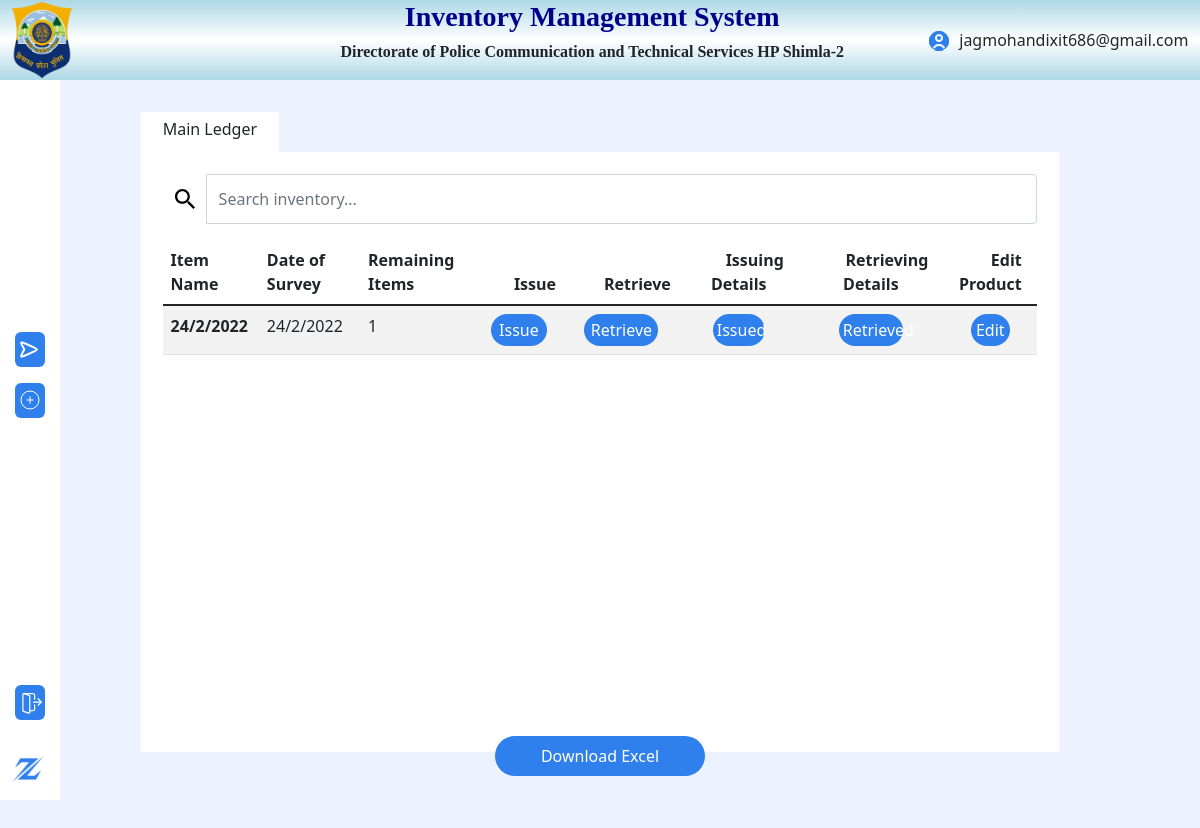
The page /mainledger (signed in) on the database as committed earlier.
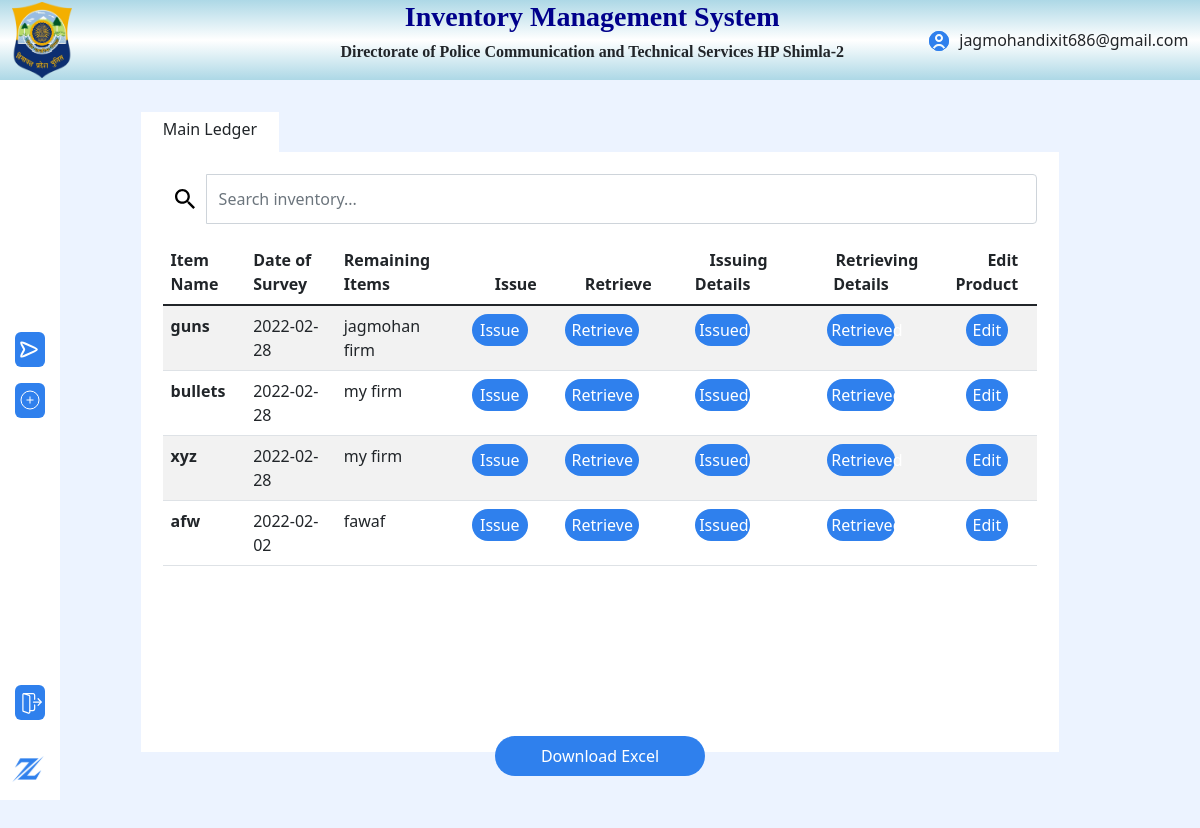
The same page on the database as committed later.
### tables this page shows
CREATE TABLE inventory 
    (
    productId INTEGER PRIMARY KEY AUTOINCREMENT,
    issuedfrom STRING, 
    productname STRING, 
    date STRING, 
    dateofsurvey STRING, 
    billno STRING, 
    nameoffirm STRING, 
    itemno STRING, 
    quantity STRING, 
    rateperitem STRING, 
    totalamount STRING, 
    crvno STRING UNIQUE);

### Inventory/__init__.py (the view, shortened to what this page needs)
@app.route('/mainledger', methods=["POST","GET"])
def mainledger():
    if session.get('login'):
        form = SearchForm()
        con = sql.connect("database.db")
        cur = con.cursor()
        try:
            data = cur.execute("SELECT * FROM inventory")
            data = list(data)
        except:
            data = []
        con.commit()
        con.close()
        return render_template("main-ledger.html", form=form, data=data, error = "")
    return redirect(url_for('login'))

### Inventory/forms.py
class SearchForm(FlaskForm):
    search = StringField("search",  render_kw={"placeholder":"Search inventory..."})

### Inventory/templates/main-ledger.html (shortened to what this page needs)
{% extends 'base.html'%}
{% block content %}
<div class="d-flex flex-start  mb-0 content-outer">
  <div class="current-tab-name text-center">
    <h6 class="mt-2">Main Ledger</h6>
  </div>
</div>
<div class="current-inner mt-0 mb-3">
  <div class="d-flex flex-column justify-content-between ">
    <form action="{{url_for('mainledger')}}" method="POST">
      <div class="d-flex justify-content-start inputs">
        <div class="input-group mb-3 ">
          <span class="input-group-text" style="background: #ffffff;border:none" id="basic-addon1"><img
              src="{{url_for('static', filename='img/icons/search-icon.svg')}}" /></span>
              {{form.search(class="form-control")}}
        </div>
      </div>
    </form>
{% if data %}
    <div class="table-div">
      <table class="table table-striped table-hover">
        <thead>
          <tr>
            <th scope="col">Item Name</th>
            <th scope="col">Date of Survey</th>
            <th scope="col">Remaining Items</th>
            <th scope="col"><span class="p-3"></span>Issue</th>
            <th scope="col"><span class="p-3"></span>Retrieve</th>
            <th class="text-center" scope="col"><span class="p-3" ></span>Issuing Details</th>
            <th class="text-center" scope="col"><span class="p-3" ></span>Retrieving Details</th>
            <th class="text-center" scope="col"><span class="p-3" ></span>Edit Product</th>
          </tr>
        </thead>
          <tbody class="table-body">
        {% for item in data%}
          <tr>
            <th scope="row">{{item[2]}}</th>
            <td>{{item[3]}}</td>
            <td>{{item[6]}}</td>
            <td class="text-center">
              <form action="{{url_for('issueing')}}" method="POST">
                  <button type="submit" class="p-1 w-75">Issue</button>
              </form>
            </td>
              <td class="text-center">
                <form action="{{url_for('issueing')}}" method="POST">
                    <button type="submit" class="p-1 w-75">Retrieve</button>
                </form>
              </td>
              <td class="text-center">
                  <form method="POST" action="{{url_for('issueing')}}">
                    <button type="submit" class="p-1 w-50">Issued</button>
                </form>
              </td>
              <td class="text-center">
                  <form method="POST" action="{{url_for('issueing')}}">
                    <button type="submit" class="p-1 w-50">Retrieved</button>
                </form>
              </td>
              <td class="text-center">
                  <form method="POST" action="{{url_for('issueing')}}">
                    <button type="submit" class="p-1 w-50">Edit</button>
                </form>
              </td>
          </tr>
        {% endfor %}
          </tbody>
      </table>
    </div>
      <div>
    <form method="POST" action="{{url_for('download')}}" style="margin: 1rem; margin-bottom: 5rem; display: flex;justify-content: center;">
      <button type="submit" class="p-2 w-25">Download Excel</button>
    </form></div>
    {% endif %}
  </div>
</div>
{% endblock %}

### Inventory/templates/base.html (shortened to what this page needs)
<!DOCTYPE html>
<html lang="en">
<head>
    <link href="https://cdn.jsdelivr.net/npm/bootstrap@5.1.3/dist/css/bootstrap.min.css" rel="stylesheet"
>
    <link type="text/css" href="{{url_for('static', filename='css/style.css')}}" rel="stylesheet" />
</head>
<body>
    <div class='d-flex justify-content-between horizontal-nav' style="background-image: linear-gradient(lightblue,white,lightblue);">
        <div class="logo">
            <a href="{{url_for('mainledger')}}"><img src="{{url_for('static', filename='img/logo.png')}}" width="100%"
                    height="100%" /></a>
        </div>
        <div class="text-center header m-0" style="padding-left: 8%">
            <h3 class="pb-0" style="font-family: 'Times New Roman', Times, serif; font-weight: bold; color: darkblue;">Inventory Management System</h3>
            <h6 class="mb-2" style="font-family: 'Times New Roman', Times, serif; font-weight: bold;">Directorate of Police Communication and Technical Services HP Shimla-2</h6>
        </div>
        <div class="d-flex justify-content-end align-items-center profile-nav">
            <div>
                <img src="{{url_for('static', filename='img/icons/user-profile.svg')}}" />
            </div>
            <div class="m-2">
                {% if session['login'] %}
                <span>{{session['email']}}</span>
                {% else %}
                <span>Himachal Police</span>
                {% endif %}
            </div>
        </div>
    </div>
    <div class="d-flex main-section">
        <div class="d-flex flex-column justify-content-center align-items-center veritcal-nav">
            <div class="d-flex flex-column justify-content-center align-items-center veritcal-nav">
                <div class=" mb-3 v-nav-button">
                    <a href="{{url_for('mainledger')}}" data-toggle="tooltip" data-placement="right" title="Ledger"><img
                            src="{{url_for('static', filename='img/icons/issued-icon.svg')}}" /></a>
                </div>
                <div class="mb-3 v-nav-button">
                    <a href="{{url_for('additem')}}" data-toggle="tooltip" data-placement="right" title="Add Items"><img
                            src="{{url_for('static', filename='img/icons/add-icon.svg')}}" /></a>
                </div> </div>
            {% if session['login'] %}
            <div class=" mb-3 v-nav-button">
                <a href="{{url_for('logout')}}" data-toggle="tooltip" data-placement="right" title="Logout">
                    <img src="{{url_for('static', filename='img/icons/logout.svg')}}" /></a>
            </div>
            {% endif %}
            <div class="  v-nav-button">
                <img src="{{url_for('static', filename='img/logo.svg')}}" width="100%" height="100%"
                    style="filter: brightness(0) saturate(100%) invert(40%) sepia(60%) saturate(2223%) hue-rotate(199deg) brightness(96%) contrast(93%);" />
            </div>
        </div>
        <div class="d-flex flex-column justify-content-center align-items-center current-section">
            {% block content %}
            {% endblock %}
        </div>
</body>
</html>

### Inventory/static/css/style.css (style rules this page uses)
body { background-color: #ECF3FF; }
:root { --color-primary : #2F80ED; --primary-btn: #376AED; --dark-blue-text: #2D4379 }
.horizontal-nav { width: 100%; height: 10vh; background-color: #ffffff; }
.logo { margin-left: 1%; width: 5%; margin-top: 0.2%; margin-bottom: 0.2%; }
.header { width: 75%; }
.profile-nav { width: 15% ; margin-right: 0.3%; }
.main-section { width: 100%; }
.veritcal-nav { width: 5%; height: 90vh; background-color: #ffffff; }
.current-section { width: 90%; height: 90vh; }
.current-inner { background-color: #ffffff; width: 85%; height: 75vh; padding: 2%; }
.content-outer { width: 85%; }
.current-tab-name { width: 15%; height: 5vh; background-color: #ffffff; }
.input-div, input { border-bottom-left-radius: 6px; border-bottom-right-radius: 6px; height: 50px; }
::placeholder { color: #000; }
button { border: none; border-radius: 24px; padding: 0.5%; width: 174px; color: #ffffff; background-color: var(--color-primary); }
.table-div { height: 60vh; overflow-y: scroll; overflow: scroll; overflow-x: hidden; overflow-y:auto }

Rows that differ between the two databases and show on the page:
changed inventory: productname "24/2/2022" → "guns"; date "24/2/2022" → "2022-02-28"; nameoffirm "1" → "jagmohan firm"
added inventory: productname "bullets", date "2022-02-28", nameoffirm "my firm"
added inventory: productname "xyz", date "2022-02-28", nameoffirm "my firm"
added inventory: productname "afw", date "2022-02-02", nameoffirm "fawaf"
